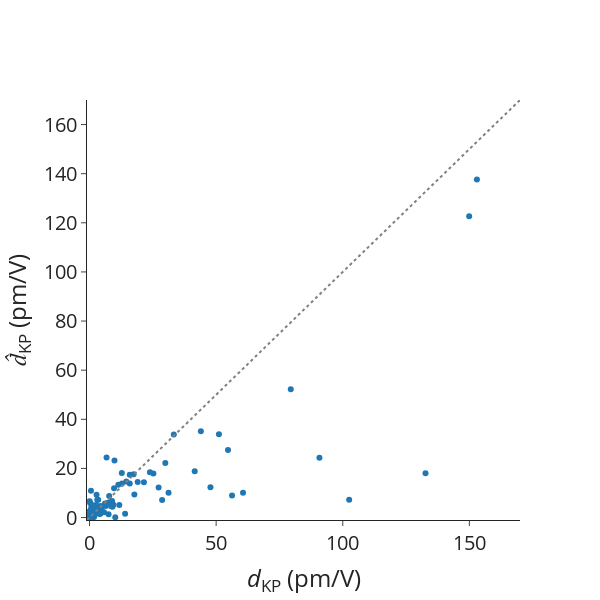

Notebook code for this chart:
### Markdown cell above
# Errors on dKP

### Code cell
# Data

mae = mean_absolute_error(df_pred_matten["dKP_true"], df_pred_matten["dKP_matten"])
mape = mean_absolute_percentage_error(
    df_pred_matten["dKP_true"], df_pred_matten["dKP_matten"]
)
rmse = root_mean_squared_error(df_pred_matten["dKP_true"], df_pred_matten["dKP_matten"])
spearmanrho = spearmanr(df_pred_matten["dKP_true"], df_pred_matten["dKP_matten"])
print(f"MAE = {mae}")
print(f"MAPE = {mape}")
print(f"RMSE = {rmse}")
print(f"Rho_sp = {spearmanrho.statistic}")

# Scatter plot for previous outputs.
scatter_dKP = go.Scatter(
    x=df_pred_matten["dKP_true"],
    y=df_pred_matten["dKP_matten"],
    mode="markers",
    name="",
    showlegend=False,
    text=[mpid for mpid in df_pred_matten.index.values],
)

ideal = go.Scatter(
    x=[-1, 200],
    y=[-1, 200],
    mode="lines",
    line=dict(color="gray", dash="dot"),
    showlegend=False,
)

# Layout
layout = go.Layout(
    # title=dict(text='Scatter Plot'),
    xaxis=dict(title="<i>d</i><sub>KP</sub> (pm/V)", range=[-1, 170]),
    yaxis=dict(title="<i>d&#770;</i><sub>KP</sub> (pm/V)", range=[-1, 170]),
    # legend=dict(font=dict(size=12)),
)

# Create figure
fig = go.Figure(data=[scatter_dKP, ideal], layout=layout)

fig.update_layout(
    autosize=False,
    font_size=20,
    width=600,
    height=600,
    # plot_bgcolor="white",
    template="simple_white",
)
fig.update_layout(
    xaxis=dict(
        # tickmode = 'array',
        # tickvals = [1, 2,3,4,5,6,7,8],
        # ticktext = ['One', 'Three', 'Five', 'Seven', 'Nine', 'Eleven']
        showgrid=False,
    ),
    yaxis=dict(
        # tickmode = 'array',
        # tickvals = [1, 2,3,4,5,6,7,8],
        # ticktext = ['One', 'Three', 'Five', 'Seven', 'Nine', 'Eleven']
        showgrid=False,
    ),
)

# Show figure
fig.show()

### Figure 1 — Plotly figure (JSON) as saved in the notebook; plotly's stock layout.template omitted (floating-point values rounded to 4 significant figures)
{"data": [{"mode": "markers", "name": "", "showlegend": false, "text": ["agm001266143", "agm002018585", "agm002056302", "agm002072309", "agm002073755", "agm002074655", "agm002077911", "agm002079795", "agm002091778", "agm002097562", "agm002128787", "agm002137965", "agm002149208", "agm002153716", "agm002156258", "agm002156599", "agm002186848", "agm002190330", "agm002224787", "agm002225219", "agm002233061", "agm002254137", "agm002336867", "agm002848041", "agm003160584", "agm003202330", "agm003204906", "agm003464867", "agm003612680", "agm003713453", "agm003743952", "agm004786105", "agm004947354", "agm004951594", "agm004958126", "agm005112928", "agm005539186", "agm005605704", "agm005769288", "agm005882580", "agm005955873", "agm006056059", "agm1000019508", "agm2000011039", "agm2000016398", "agm2000084944", "agm2000085596", "agm2000128632", "agm2000145156", "mp-1019889", "mp-1023936", "mp-1029408", "mp-1029652", "mp-1029932", "mp-1078049", "mp-1184796", "mp-1189731", "mp-1195571", "mp-1208039", "mp-1215615", "mp-1217830", "mp-1218158", "mp-1219293", "mp-1219501", "mp-1220818", "mp-1222496", "mp-1222565", "mp-1222661", "mp-1223489", "mp-1224376", "mp-1226863", "mp-1227512", "mp-1227993", "mp-1227994", "mp-1228522", "mp-1228745", "mp-14568", "mp-17066", "mp-17207", "mp-21521", "mp-23280", "mp-23363", "mp-23794", "mp-27316", "mp-27914", "mp-27987", "mp-28089", "mp-28473", "mp-29155", "mp-29524", "mp-32959", "mp-33723", "mp-36779", "mp-504908", "mp-504910", "mp-542931", "mp-550959", "mp-552663", "mp-554002", "mp-556719", "mp-559065", "mp-559373", "mp-559961", "mp-560521", "mp-560588", "mp-560699", "mp-561664", "mp-567246", "mp-568328", "mp-568802", "mp-570213", "mp-571195", "mp-6126", "mp-672158", "mp-685097", "mp-753401", "mp-756570", "mp-761842", "mp-769218", "mp-774907", "mp-8673", "mp-985293", "mp-997027", "mp-998230", "mp-998591"], "type": "scatter", "x": [43.97, 54.69, 3.414, 4.324, 0.7788, 3.723, 12.83, 1.171, 0.2783, 0.3484, 9.859, 0.6487, 0.1023, 0.8145, 0.6697, 1.802, 79.48, 15.89, 7.074, 14.51, 7.162, 149.9, 153.0, 0.08345, 90.79, 25.22, 11.37, 12.75, 1.263, 4.544, 0.1402, 51.1, 9.426, 7.753, 2.31, 4.642, 11.76, 33.28, 4.795, 8.574, 0.3751, 0.1132, 0.1593, 0.3006, 0.00583, 0.04986, 0.06715, 0.06453, 0.01259, 0.171, 3.059, 9.691, 3.888, 31.2, 17.41, 0.1422, 0.1452, 0.1531, 0.9609, 23.85, 2.575, 2.679, 0.2947, 19.01, 1.707, 0.1493, 0.5593, 41.54, 0.1658, 21.48, 0.4343, 27.28, 15.88, 2.372, 6.088, 8.9, 0.05694, 0.08069, 17.72, 7.526, 0.1045, 0.01013, 0.3089, 0.09656, 0.1074, 1.927, 2.775, 0.4037, 4.086, 0.4404, 1.262, 29.92, 2.416, 0.5667, 2.297, 0.7158, 7.802, 1.116, 0.5056, 1.671, 6.498, 0.9893, 0.7255, 0.2478, 28.67, 0.8428, 0.8595, 0.3758, 56.28, 47.75, 132.7, 102.5, 2.733, 0.568, 4.32, 2.158, 14.05, 0.7387, 60.61, 2.536, 6.72, 0.1602, 10.16, 5.73, 9.062], "y": [35.16, 27.49, 7.25, 4.658, 0.8635, 2.226, 13.82, 1.938, 5.792, 0.5128, 23.24, 3.839, 0.8426, 3.269, 0.4093, 0.2118, 52.23, 17.46, 5.775, 14.7, 5.907, 122.7, 137.7, 1.719, 24.31, 17.98, 13.32, 18.15, 1.338, 3.539, 0.1733, 33.91, 5.167, 8.807, 2.693, 2.149, 5.13, 33.81, 3.665, 4.574, 1.218, 0.7448, 0.9005, 1.394, 0.4386, 0.3151, 6.659, 1.234, 2.54, 0.5452, 7.278, 11.92, 1.513, 10.14, 17.58, 0.5822, 1.354, 0.5321, 0.03674, 18.4, 5.087, 3.479, 0.4399, 14.47, 2.3, 0.8767, 1.153, 18.88, 1.046, 14.32, 1.475, 12.27, 13.83, 2.379, 5.721, 6.742, 0.4987, 0.3912, 9.351, 1.356, 0.5278, 0.7989, 0.4571, 0.07465, 0.327, 0.9303, 9.271, 0.8287, 1.404, 2.75, 5.039, 22.25, 2.081, 10.88, 2.19, 0.4773, 6.188, 0.9689, 2.761, 2.39, 4.708, 2.495, 0.5201, 0.488, 7.126, 1.664, 0.4043, 0.09793, 8.95, 12.31, 18.07, 7.206, 2.191, 0.6122, 1.782, 2.306, 1.578, 2.667, 10.05, 1.758, 24.45, 0.3865, 0.08456, 2.136, 4.41]}, {"line": {"color": "gray", "dash": "dot"}, "mode": "lines", "showlegend": false, "type": "scatter", "x": [-1, 200], "y": [-1, 200]}], "layout": {"autosize": false, "font": {"size": 20}, "height": 600, "width": 600, "xaxis": {"range": [-1, 170], "showgrid": false, "title": {"text": "<i>d</i><sub>KP</sub> (pm/V)"}}, "yaxis": {"range": [-1, 170], "showgrid": false, "title": {"text": "<i>d&#770;</i><sub>KP</sub> (pm/V)"}}}}
